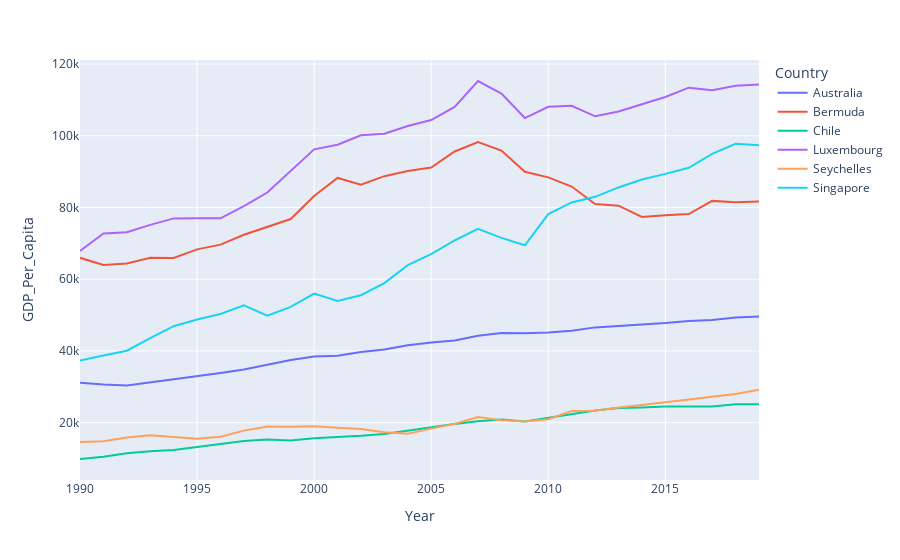

Source (notebook cell):
### Code cell
countries_interactive (
    dataset = filtered_gdp_cont_pop_trade,
    country_list = max_gdp2019_countries,
    plot_x = 'Year',
    plot_y = 'GDP_Per_Capita',
    color_var = 'Country'#,
    #symbol_var = 'Country',
)

### Figure 1 — Plotly figure (JSON) as saved in the notebook; plotly's stock layout.template omitted (floating-point values rounded to 4 significant figures)
{"data": [{"hovertemplate": "Country=Australia<br>Year=%{x}<br>GDP_Per_Capita=%{y}<extra></extra>", "legendgroup": "Australia", "line": {"color": "#636efa", "dash": "solid"}, "marker": {"symbol": "circle"}, "mode": "lines", "name": "Australia", "orientation": "v", "showlegend": true, "type": "scatter", "x": [2019, 2018, 2017, 2016, 2015, 2014, 2013, 2012, 2011, 2010, 2009, 2008, 2007, 2006, 2005, 2004, 2003, 2002, 2001, 2000, 1999, 1998, 1997, 1996, 1995, 1994, 1993, 1992, 1991, 1990], "xaxis": "x", "y": [49610.0, 49300.0, 48630.0, 48350.0, 47780.0, 47440.0, 46960.0, 46570.0, 45600.0, 45130.0, 44910.0, 44970.0, 44270.0, 42890.0, 42350.0, 41580.0, 40420.0, 39740.0, 38680.0, 38460.0, 37450.0, 36050.0, 34830.0, 33880.0, 33050.0, 32210.0, 31310.0, 30390.0, 30640.0, 31150.0], "yaxis": "y"}, {"hovertemplate": "Country=Bermuda<br>Year=%{x}<br>GDP_Per_Capita=%{y}<extra></extra>", "legendgroup": "Bermuda", "line": {"color": "#EF553B", "dash": "solid"}, "marker": {"symbol": "circle"}, "mode": "lines", "name": "Bermuda", "orientation": "v", "showlegend": true, "type": "scatter", "x": [2019, 2018, 2017, 2016, 2015, 2014, 2013, 2012, 2011, 2010, 2009, 2008, 2007, 2006, 2005, 2004, 2003, 2002, 2001, 2000, 1999, 1998, 1997, 1996, 1995, 1994, 1993, 1992, 1991, 1990], "xaxis": "x", "y": [81660.0, 81420.0, 81830.0, 78150.0, 77840.0, 77360.0, 80500.0, 80980.0, 85830.0, 88400.0, 89960.0, 95860.0, 98260.0, 95620.0, 91110.0, 90200.0, 88730.0, 86360.0, 88230.0, 83180.0, 76770.0, 74680.0, 72400.0, 69640.0, 68310.0, 65900.0, 65970.0, 64390.0, 63960.0, 65960.0], "yaxis": "y"}, {"hovertemplate": "Country=Chile<br>Year=%{x}<br>GDP_Per_Capita=%{y}<extra></extra>", "legendgroup": "Chile", "line": {"color": "#00cc96", "dash": "solid"}, "marker": {"symbol": "circle"}, "mode": "lines", "name": "Chile", "orientation": "v", "showlegend": true, "type": "scatter", "x": [2019, 2018, 2017, 2016, 2015, 2014, 2013, 2012, 2011, 2010, 2009, 2008, 2007, 2006, 2005, 2004, 2003, 2002, 2001, 2000, 1999, 1998, 1997, 1996, 1995, 1994, 1993, 1992, 1991, 1990], "xaxis": "x", "y": [25130.0, 25170.0, 24550.0, 24610.0, 24520.0, 24250.0, 24080.0, 23370.0, 22410.0, 21330.0, 20360.0, 20910.0, 20410.0, 19660.0, 18690.0, 17860.0, 16840.0, 16340.0, 16020.0, 15690.0, 15070.0, 15320.0, 14870.0, 14030.0, 13330.0, 12420.0, 12010.0, 11460.0, 10480.0, 9880.0], "yaxis": "y"}, {"hovertemplate": "Country=Luxembourg<br>Year=%{x}<br>GDP_Per_Capita=%{y}<extra></extra>", "legendgroup": "Luxembourg", "line": {"color": "#ab63fa", "dash": "solid"}, "marker": {"symbol": "circle"}, "mode": "lines", "name": "Luxembourg", "orientation": "v", "showlegend": true, "type": "scatter", "x": [2019, 2018, 2017, 2016, 2015, 2014, 2013, 2012, 2011, 2010, 2009, 2008, 2007, 2006, 2005, 2004, 2003, 2002, 2001, 2000, 1999, 1998, 1997, 1996, 1995, 1994, 1993, 1992, 1991, 1990], "xaxis": "x", "y": [114300.0, 114000.0, 112700.0, 113400.0, 110800.0, 108800.0, 106800.0, 105400.0, 108400.0, 108000.0, 104900.0, 111800.0, 115300.0, 108000.0, 104400.0, 102700.0, 100500.0, 100100.0, 97480.0, 96210.0, 90090.0, 84170.0, 80370.0, 76990.0, 76970.0, 76960.0, 75140.0, 73090.0, 72740.0, 67860.0], "yaxis": "y"}, {"hovertemplate": "Country=Seychelles<br>Year=%{x}<br>GDP_Per_Capita=%{y}<extra></extra>", "legendgroup": "Seychelles", "line": {"color": "#FFA15A", "dash": "solid"}, "marker": {"symbol": "circle"}, "mode": "lines", "name": "Seychelles", "orientation": "v", "showlegend": true, "type": "scatter", "x": [2019, 2018, 2017, 2016, 2015, 2014, 2013, 2012, 2011, 2010, 2009, 2008, 2007, 2006, 2005, 2004, 2003, 2002, 2001, 2000, 1999, 1998, 1997, 1996, 1995, 1994, 1993, 1992, 1991, 1990], "xaxis": "x", "y": [29220.0, 28000.0, 27240.0, 26420.0, 25610.0, 24950.0, 24250.0, 23300.0, 23240.0, 20980.0, 20360.0, 20670.0, 21600.0, 19660.0, 18350.0, 16910.0, 17350.0, 18220.0, 18560.0, 19010.0, 18900.0, 18920.0, 17800.0, 16080.0, 15550.0, 15920.0, 16480.0, 15840.0, 14850.0, 14650.0], "yaxis": "y"}, {"hovertemplate": "Country=Singapore<br>Year=%{x}<br>GDP_Per_Capita=%{y}<extra></extra>", "legendgroup": "Singapore", "line": {"color": "#19d3f3", "dash": "solid"}, "marker": {"symbol": "circle"}, "mode": "lines", "name": "Singapore", "orientation": "v", "showlegend": true, "type": "scatter", "x": [2019, 2018, 2017, 2016, 2015, 2014, 2013, 2012, 2011, 2010, 2009, 2008, 2007, 2006, 2005, 2004, 2003, 2002, 2001, 2000, 1999, 1998, 1997, 1996, 1995, 1994, 1993, 1992, 1991, 1990], "xaxis": "x", "y": [97340.0, 97740.0, 94940.0, 91080.0, 89370.0, 87810.0, 85590.0, 82970.0, 81400.0, 78160.0, 69470.0, 71510.0, 74030.0, 70790.0, 67010.0, 63900.0, 58920.0, 55540.0, 53940.0, 56010.0, 52260.0, 49830.0, 52710.0, 50320.0, 48770.0, 46900.0, 43560.0, 40080.0, 38730.0, 37350.0], "yaxis": "y"}], "layout": {"legend": {"title": {"text": "Country"}, "tracegroupgap": 0}, "margin": {"t": 60}, "xaxis": {"anchor": "y", "domain": [0, 1], "title": {"text": "Year"}}, "yaxis": {"anchor": "x", "domain": [0, 1], "title": {"text": "GDP_Per_Capita"}}}}
